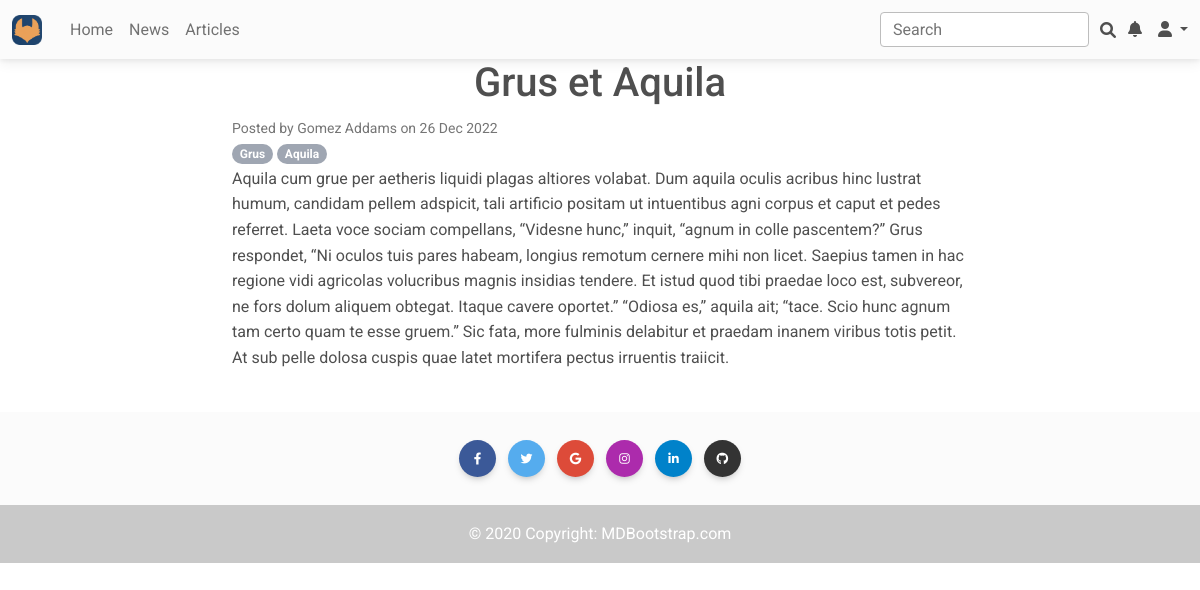
The page /articles/4 on the database its author committed.
### news/models.py (models this page shows, shortened)
class Post(models.Model):
    class PostType(models.IntegerChoices):
        ARTICLE = 1
        NEWS = 2
    author = models.ForeignKey(Author, on_delete=models.CASCADE)
    type = models.PositiveSmallIntegerField(choices=PostType.choices, default=PostType.NEWS)
    created = models.DateTimeField(auto_now_add=True)
    category = models.ManyToManyField(Category, through=PostCategory)
    title = models.CharField(max_length=255)
    text = models.TextField()
    rating = models.IntegerField(default=0)

class Author(models.Model):
    user = models.OneToOneField(User, on_delete=models.CASCADE)
    _rating = models.IntegerField(default=0, db_column='rating')
    @property
    def rating(self):
        return self._rating
    def __str__(self):
        return f'{self.user.get_full_name() or self.user}'

class Category(models.Model):
    name = models.CharField(max_length=255, unique=True)
    def __str__(self):
        return f'{self.name}'

### news/views.py (the view)
# urls.py: path('<int:pk>', PostDetail.as_view(), name='post_detail'),
class PostDetail(DetailView):
    model = Post
    template_name = 'post.html'
    context_object_name = 'post'

### news/templatetags/custom_filters.py (called while the page is built)
@register.filter()
def censor(text: str) -> str:
    if not isinstance(text, str):
        raise TypeError('Censor input must be a string')
    for word in CENSOR_LIST:
        text = re.sub(r"\b" + f"({word[0]}){word[1:]}" + r"\b",
                      lambda x, w=word: (w[0].upper() if x.group(1).isupper() else w[0]) + f"{'*' * (len(w) - 1)}",
                      text,
                      flags=re.IGNORECASE)
    return text

### templates/post.html (shortened to what this page needs)
{% extends 'flatpages/default.html' %}
{% load custom_filters %}
{% block content %}
<h1 class="text-center">{{ post.title|censor }}</h1>
<small class="text-muted">Posted by {{ post.author }} on {{ post.created|date:'d M Y' }}</small>
<div>
  {% for category in post.category.all %}
  <span class="badge rounded-pill bg-secondary">{{ category }}</span>
  {% endfor %}
</div>
<p>{{ post.text|censor }}</p>
<br>
{% endblock content %}

### rows shown on the page
Post: title|censor "Grus et Aquila", author "Gomez Addams", created "26 Dec 2022", text|censor "Aquila cum grue per aetheris liquidi plagas altiores volabat. Dum aquila oculis acribus hinc lustrat humum, candidam pellem adspicit, tali artificio positam ut intuentibus agni corpus et caput et pedes referret. Laeta voce sociam compellans, “Videsne hunc,” inquit, “agnum in colle pascentem?” Grus respondet, “Ni oculos tuis pares habeam, longius remotum cernere mihi non licet. Saepius tamen in hac regione vidi agricolas volucribus magnis insidias tendere. Et istud quod tibi praedae loco est, subvereor, ne fors dolum aliquem obtegat. Itaque cavere oportet.” “Odiosa es,” aquila ait; “tace. Scio hunc agnum tam certo quam te esse gruem.” Sic fata, more fulminis delabitur et praedam inanem…"
Category: name "Grus"
Category: name "Aquila"
